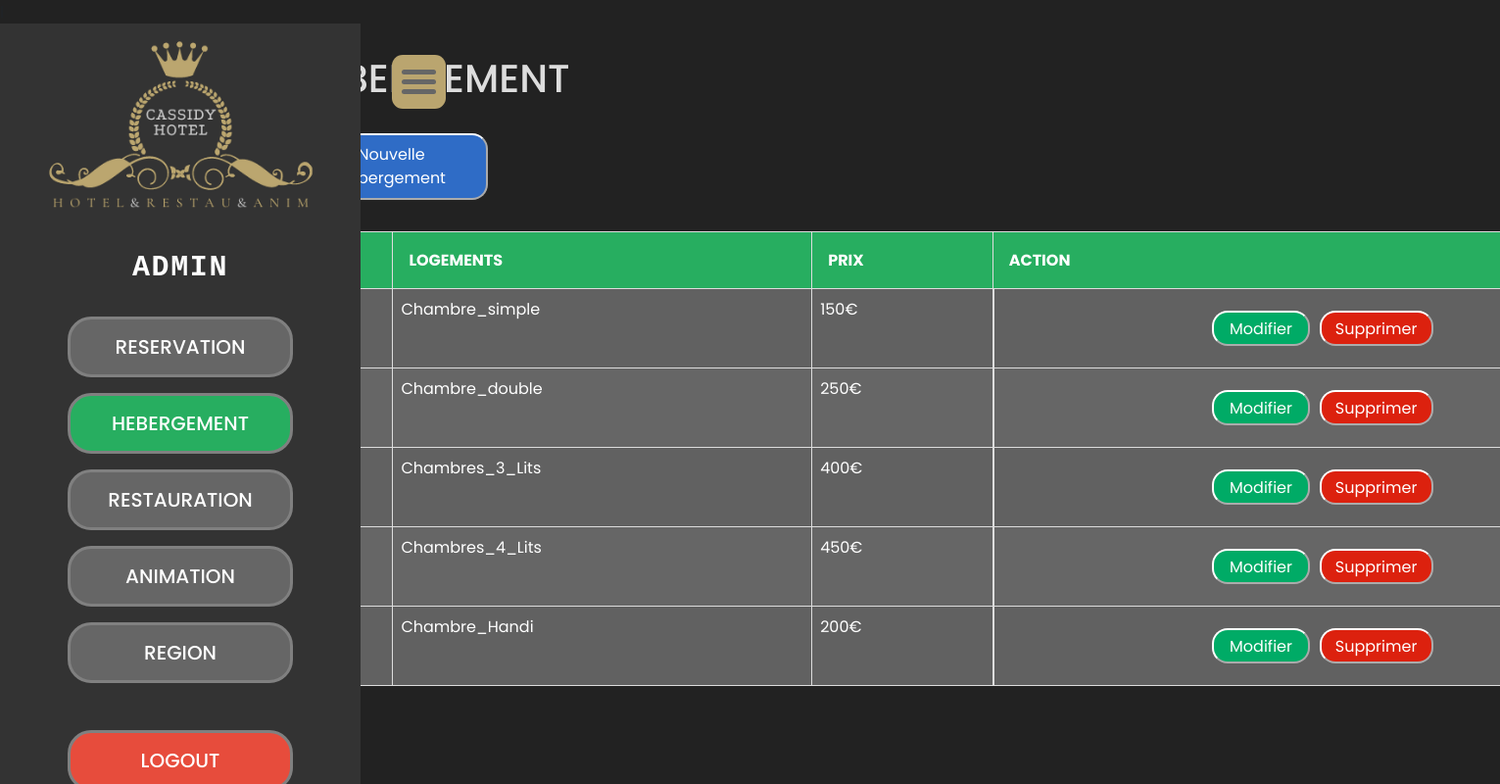
/cvven/Vue/admin_heb.php (signed in), run on the app's committed database.
### tables this page shows
CREATE TABLE `Hebergement` (
  `ID` int(11) NOT NULL,
  `Logements` varchar(40) NOT NULL,
  `prix` int(11) NOT NULL
);

### cvven/Modele/admin_heb/hebergement.php (shortened to what this page needs)
<?php
$database = new Connection();
$db = $database->open();
try {
    $sql = 'SELECT * FROM Hebergement';
    foreach ($db->query($sql) as $row) {
?>
        <tr>
            <td><?php echo htmlspecialchars($row['ID']); ?></td>
            <td><?php echo htmlspecialchars($row['Logements']); ?></td>
            <td><?php echo htmlspecialchars($row['prix']), '€'; ?></td>
            <td class="td-edit-delete">
                <a href="#edit_<?php echo htmlspecialchars($row['ID']); ?>" class="btn-edit" data-bs-toggle="modal"> Modifier</a>
                <a href="#delete_<?php echo htmlspecialchars($row['ID']); ?>" class="btn-delete" data-bs-toggle="modal"> Supprimer</a>
            </td>
        </tr>
<?php
    }
} catch (PDOException $e) {
    echo 'Il y a un problème de connexion :' . $e->getMessage();
}
?>

### cvven/css/menu.css (style rules this page uses)
:root { --green:#27ae60; --orange:#f39c12; --red:#e74c3c; --black:#333; --light-color:#666; --white:#fff; --light-bg:#f6f6f6; --gray: rgb(173, 170, 170) ; --border:.3rem solid rgba(0, 0, 0, 0.47); --box-shadow:0 .5rem 1rem rgba(0,0,0,.1); }
* { margin: 0; padding: 0; }

### cvven/css/admin.css (style rules this page uses)
:root { --green:#27ae60; --orange:#f39c12; --red:#e74c3c; --black:#333; --blue: #2f6cc6; --green1: #00ab66; --red1:#dc210e; --moreblack: #222; --light-color:#666; --white:#fff; --light-bg:#f6f6f6; --white-light:#f2f2f2; --border:.3rem solid rgba(0, 0, 0, 0.47); --box-shadow:0 .5rem 1rem rgba(0,0,0,.1); }
* { margin: 0; padding: 0; }
html { background-color: var(--moreblack); }
body { background-color: var(--moreblack); }
tr,td { padding: .2rem 3rem; background-color: #666; border: 1px solid #ddd; color: #fff; }
td { height: 4rem; }
td a { color: #fff; background-color: rgba(51, 51, 51, 0.639); text-decoration: none; }
.btn-edit { display: flex; justify-content: center; align-items: center; margin: .3rem; width: 6rem; height: 2rem; background-color: var(--green1); border: 2px outset #fff; border-radius: 1rem; color: #fff; transition: .3s; }
.btn-delete { display: flex; justify-content: center; align-items: center; margin: .3rem; width: 7rem; height: 2rem; background-color: var(--red1); border: 2px outset #fff; border-radius: 1rem; color: #fff; transition: .3s; }
td.td-edit-delete { display: flex; justify-content: center; align-items: center; }

### data on the page
hebergement: Logements "Chambre_simple", prix "150"
hebergement: Logements "Chambre_double", prix "250"
hebergement: Logements "Chambres_3_Lits", prix "400"
hebergement: Logements "Chambres_4_Lits", prix "450"
hebergement: Logements "Chambre_Handi", prix "200"
